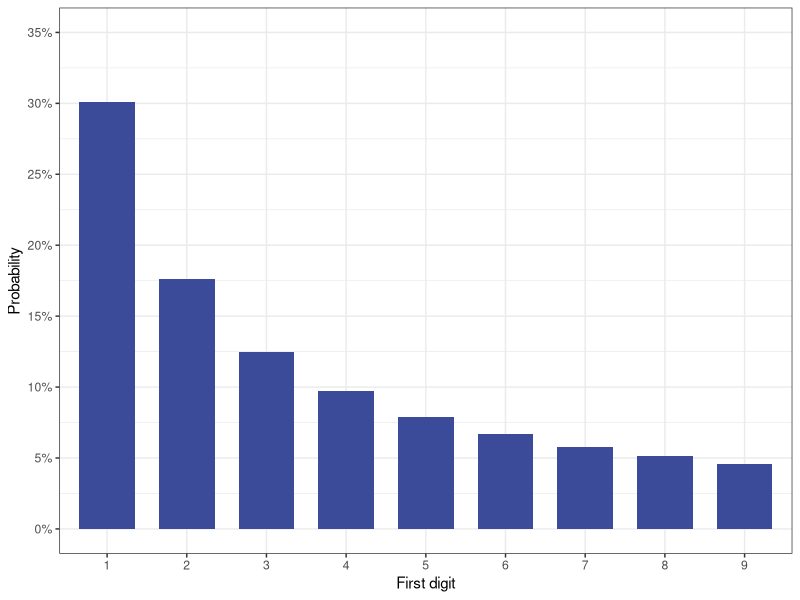
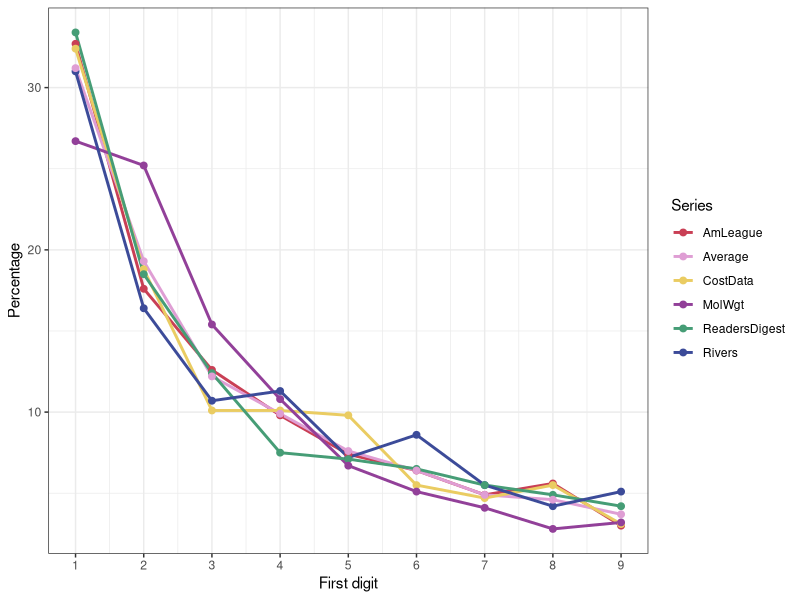
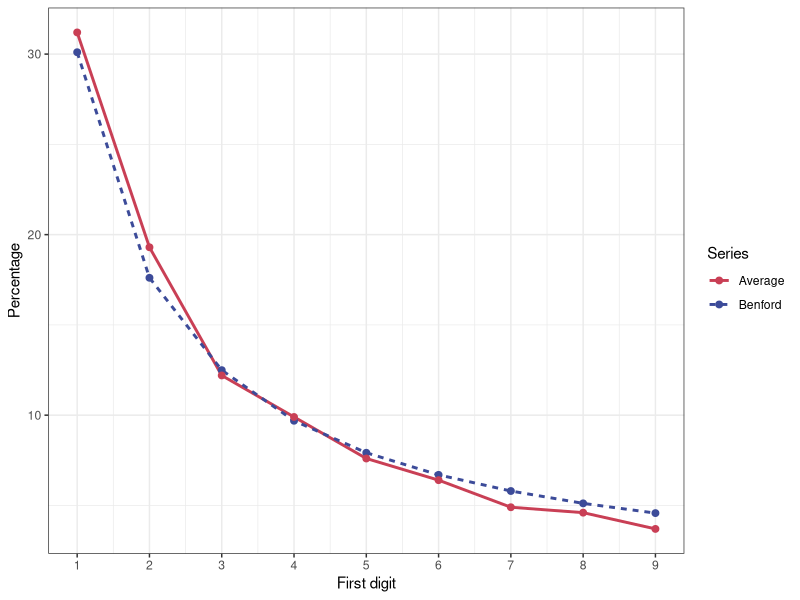
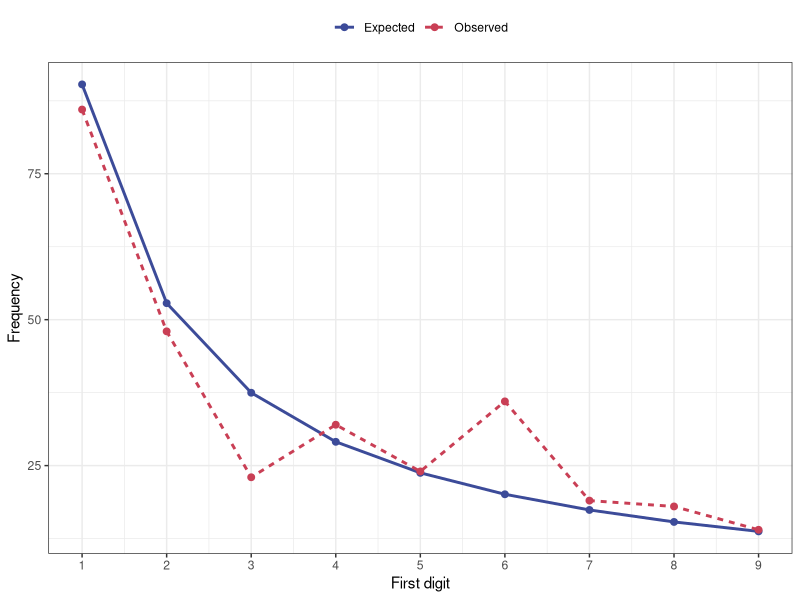
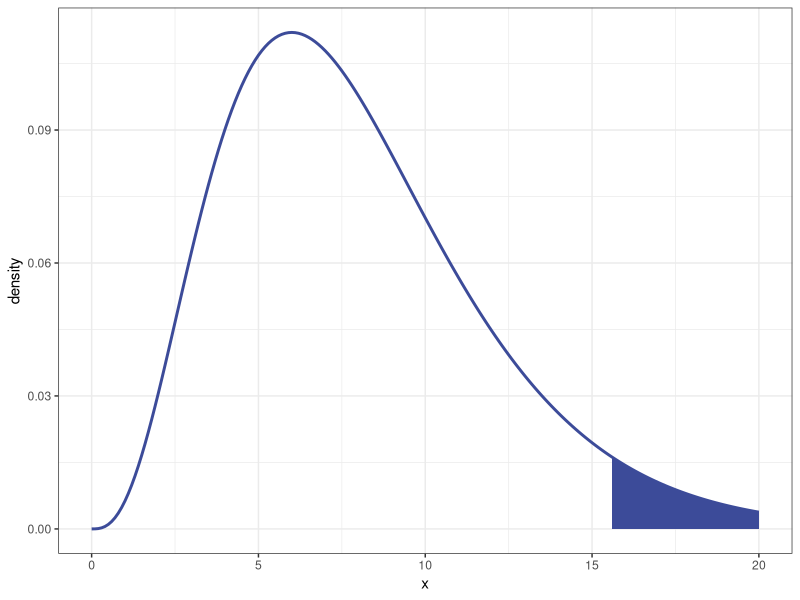
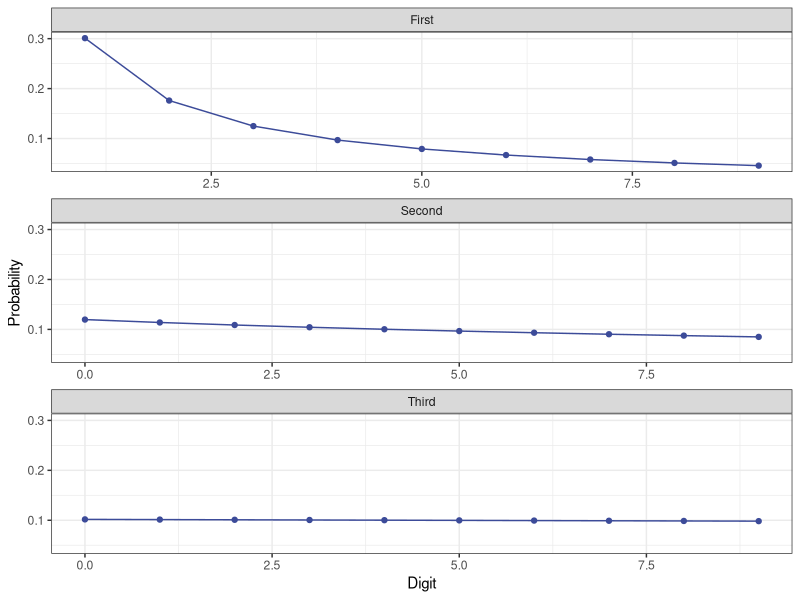

The R script that drew these images, in order:
## ---- chunk 1
library(ggplot2) # Data visualization
# library(aicpa)           # Contains US SteamCo data
# library(car)             # Companion to Applied Regression
library(gridExtra) # Arrange multiple grid-based plots
library(tidyr) # Data tidying (reshape and transform)
library(tidyverse)
# library(corrplot)        # Correlation matrix visualization
library(lmtest) # Diagnostic tests for linear models
# library(latex2exp)       # Use LaTeX expressions in plots
# library(scales)
ada_colour <- function(name) {
  palette <- c(
    blue = "#3c4b99",
    mediumblue = "#6098d2",
    lightblue = "#62b8e7",
    red = "#c93f55",
    yellow = "#eacc62",
    green = "#469d76",
    purple = "#924099",
    lightpurple = "#df9ed4",
    blue50 = "#d3d8ef",
    lightpink = "#e36877"
  )
  unname(palette[[name]])
}
theme_set(ggplot2::theme_bw())
## ---- chunk 2
# Hypothesized population proportions from the base year
p <- c(0.40, 0.16, 0.44)
## ---- chunk 3
# Observed frequencies from the follow-up study
observed <- c(15, 12, 13)

# Sample size
n <- sum(observed)
## ---- chunk 4
# Expected frequencies
(expected <- n * p)
## ---- chunk 5
# Chi-square test statistic (manual calculation)
(chi_sq <- sum((observed - expected)^2 / expected))
## ---- chunk 6
# Degrees of freedom
(df <- length(observed) - 1)

# Critical value for alpha = 0.05
alpha <- 0.05
(critical_value <- qchisq(1 - alpha, df))
## ---- chunk 7
(p_value <- pchisq(chi_sq, df, lower.tail = FALSE))
## ---- chunk 8
chisq.test(x = observed, p = p)
## ---- chunk 9
# Benford probabilities
digits <- 1:9
probabilities <- log10((digits + 1) / digits)

# Data frame
benford <- data.frame(
  Digit = factor(digits, levels = digits),
  Probability = probabilities
)

# Figure
benford_plot <- ggplot(benford, aes(x = Digit, y = Probability)) +
  geom_col(fill = ada_colour("blue"), width = 0.7) +
  scale_y_continuous(
    limits = c(0, 0.35),
    breaks = seq(0, 0.35, by = 0.05),
    labels = scales::percent_format(accuracy = 1)
  ) +
  labs(
    x = "First digit",
    y = "Probability"
  ) # +
# ggplot2::theme_bw() is set globally for ADA figures

benford_plot
## ---- chunk 10
library(tidyverse)

df <- tribble(
  ~Digit, ~Rivers, ~AmLeague, ~CostData, ~ReadersDigest, ~MolWgt, ~Average,
  1, 31.0, 32.7, 32.4, 33.4, 26.7, 31.2,
  2, 16.4, 17.6, 18.8, 18.5, 25.2, 19.3,
  3, 10.7, 12.6, 10.1, 12.4, 15.4, 12.2,
  4, 11.3, 9.8, 10.1, 7.5, 10.8, 9.9,
  5, 7.2, 7.4, 9.8, 7.1, 6.7, 7.6,
  6, 8.6, 6.4, 5.5, 6.5, 5.1, 6.4,
  7, 5.5, 4.9, 4.7, 5.5, 4.1, 4.9,
  8, 4.2, 5.6, 5.5, 4.9, 2.8, 4.6,
  9, 5.1, 3.0, 3.1, 4.2, 3.2, 3.7
)

df_long <- pivot_longer(
  df,
  -Digit,
  names_to = "Series",
  values_to = "Percentage"
)

benford_examples_plot <- ggplot(
  df_long,
  aes(
    x = Digit,
    y = Percentage,
    color = Series
  )
) +
  ggplot2::theme_bw() +
  geom_line(linewidth = 1) +
  geom_point(size = 2) +
  scale_color_manual(values = c(
    "Rivers" = ada_colour("blue"),
    "AmLeague" = ada_colour("red"),
    "CostData" = ada_colour("yellow"),
    "ReadersDigest" = ada_colour("green"),
    "MolWgt" = ada_colour("purple"),
    "Average" = ada_colour("lightpurple")
  )) +
  scale_x_continuous(breaks = 1:9) +
  labs(
    x = "First digit",
    y = "Percentage"
  )

benford_examples_plot
## ---- chunk 11
# Benford probabilities (%)
benford <- 100 * probabilities

# Average from the table
average <- c(31.2, 19.3, 12.2, 9.9, 7.6, 6.4, 4.9, 4.6, 3.7)

# Data frame
df <- data.frame(
  Digit = rep(digits, 2),
  Percentage = c(benford, average),
  Series = rep(c("Benford", "Average"), each = 9)
)

# Plot
benford_average_plot <- ggplot(
  df,
  aes(
    x = Digit,
    y = Percentage,
    color = Series,
    linetype = Series
  )
) +
  ggplot2::theme_bw() +
  geom_line(linewidth = 1) +
  geom_point(size = 2) +
  scale_color_manual(values = c(
    "Benford" = ada_colour("blue"),
    "Average" = ada_colour("red")
  )) +
  scale_x_continuous(breaks = 1:9) +
  labs(
    x = "First digit",
    y = "Percentage"
  )

benford_average_plot
## ---- chunk 12
# Benford probabilities (%)
inv_expected <- 300 * probabilities

# Observed frequencies inventories
inv_observed <- c(86, 48, 23, 32, 24, 36, 19, 18, 14)

# Data frame
df_inv <- data.frame(
  Digit = rep(digits, 2),
  Frequency = c(inv_expected, inv_observed),
  Series = rep(c("Expected", "Observed"), each = 9)
)

# Plot
inv_plot <- ggplot(
  df_inv,
  aes(
    x = Digit,
    y = Frequency,
    color = Series,
    linetype = Series
  )
) +
  ggplot2::theme_bw() +
  geom_line(linewidth = 1) +
  geom_point(size = 2) +
  scale_color_manual(values = c(
    "Expected" = ada_colour("blue"),
    "Observed" = ada_colour("red")
  )) +
  scale_x_continuous(breaks = 1:9) +
  theme(legend.position = "top") +
  guides(color = guide_legend(title = NULL), linetype = guide_legend(title = NULL)) + # Remove legend titles
  labs(
    x = "First digit",
    y = "Frequency"
  )

inv_plot
## ---- chunk 13
# Expected
round(inv_expected, 2)
## ---- chunk 14
# Obs - Exp squared
round((inv_observed - inv_expected)^2, 2)
## ---- chunk 15
# Obs - Exp squared divided by expected
round(((inv_observed - inv_expected)^2 / inv_expected), 2)
# Sum the components before rounding: rounding each component first
# would give 19.77 instead of the exact 19.76
round(sum((inv_observed - inv_expected)^2 / inv_expected), 2)
## ---- chunk 16
# Parameters
df <- 8 # Degrees of freedom
x <- seq(0, 20, by = 0.1) # Range of x values
tail_start <- 15.51 # Starting point for the shaded tail

# Create a data frame for the $\chi^2$-distribution
data <- data.frame(
  x = x,
  y = dchisq(x, df = df)
)

# Create the plot
chisq_plot <- ggplot(data, aes(x = x, y = y)) +
  geom_line(color = ada_colour("blue"), size = 1) +
  geom_area(
    data = subset(data, x >= tail_start),
    aes(x = x, y = y),
    fill = ada_colour("blue"),
    alpha = 1
  ) +
  labs(x = "x", y = "density")

chisq_plot
## ---- chunk 17
chisq.test(x = inv_observed, p = probabilities)
## ---- chunk 18
# First digit probabilities
first_digit <- data.frame(
  digit = 1:9,
  probability = log10(1 + 1 / 1:9),
  position = "First"
)

# Second digit probabilities
second_digit <- data.frame(
  digit = 0:9,
  probability = sapply(0:9, function(d) sum(log10(1 + 1 / (10 * 1:9 + d)))),
  position = "Second"
)

# Third digit probabilities
third_digit <- data.frame(
  digit = 0:9,
  probability = sapply(0:9, function(d) sum(log10(1 + 1 / (10 * 10:99 + d)))),
  position = "Third"
)

# Combine data
benford_data <- bind_rows(first_digit, second_digit, third_digit)

# Create line plots
benford_digit_plot <- ggplot(benford_data, aes(x = digit, y = probability, group = position)) +
  ggplot2::theme_bw() +
  geom_line(color = ada_colour("blue")) +
  geom_point(color = ada_colour("blue")) +
  facet_wrap(~position, ncol = 1, scales = "free_x") +
  labs(
    x = "Digit",
    y = "Probability"
  ) +
  theme(legend.position = "none")

benford_digit_plot
## ---- chunk 19
# The ordinary business-day baseline gives the expected mix of journal-entry
# types. The final two working days provide the observed counts for a focused
# period-end screen.
je_categories <- c(
  "Sales entries",
  "Purchase entries",
  "Cash receipts/payments",
  "Payroll entries",
  "Inventory and cost-of-sales entries",
  "Accruals and deferrals",
  "Reclassifications",
  "Manual adjustments"
)

je_baseline <- c(0.26, 0.22, 0.16, 0.07, 0.10, 0.08, 0.06, 0.05)
je_observed <- c(82, 74, 51, 24, 38, 63, 42, 46)
je_expected <- sum(je_observed) * je_baseline

je_summary <- data.frame(
  category = je_categories,
  observed = je_observed,
  baseline_probability = je_baseline,
  expected = je_expected,
  chi_square_component = (je_observed - je_expected)^2 / je_expected
)

je_summary

je_chi_square <- sum(je_summary$chi_square_component)
je_df <- length(je_categories) - 1
je_critical_value <- qchisq(0.95, df = je_df)
je_p_value <- pchisq(je_chi_square, df = je_df, lower.tail = FALSE)

c(
  chi_square = je_chi_square,
  degrees_of_freedom = je_df,
  critical_value = je_critical_value,
  p_value = je_p_value
)

chisq.test(x = je_observed, p = je_baseline)
